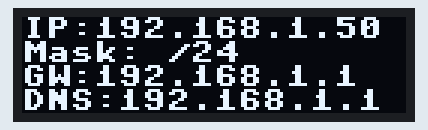
Simulated run of this program. Board: ESP8266 board running MicroPython. Parts: 128×32 one-colour display. WiFi joins after 1.5 s; values from a settings file that is not in the repository are placeholders; what the program prints to the serial console is not drawn. At 7.5 s the program stops and its outputs stay as they are.

Above: at 1.6 s.

The program:

boot_-_WITH_OLED_DISPLAY.py
```python
"""
 * The MIT License (MIT)
 *
 * Copyright (c) 2017 Chris Smolen
 *
 * Permission is hereby granted, free of charge, to any person obtaining a copy
 * of this software and associated documentation files (the "Software"), to deal
 * in the Software without restriction, including without limitation the rights
 * to use, copy, modify, merge, publish, distribute, sublicense, and/or sell
 * copies of the Software, and to permit persons to whom the Software is
 * furnished to do so, subject to the following conditions:
 *
 * The above copyright notice and this permission notice shall be included in
 * all copies or substantial portions of the Software.
 *
 * THE SOFTWARE IS PROVIDED "AS IS", WITHOUT WARRANTY OF ANY KIND, EXPRESS OR
 * IMPLIED, INCLUDING BUT NOT LIMITED TO THE WARRANTIES OF MERCHANTABILITY,
 * FITNESS FOR A PARTICULAR PURPOSE AND NONINFRINGEMENT. IN NO EVENT SHALL THE
 * AUTHORS OR COPYRIGHT HOLDERS BE LIABLE FOR ANY CLAIM, DAMAGES OR OTHER
 * LIABILITY, WHETHER IN AN ACTION OF CONTRACT, TORT OR OTHERWISE, ARISING FROM,
 * OUT OF OR IN CONNECTION WITH THE SOFTWARE OR THE USE OR OTHER DEALINGS IN
 * THE SOFTWARE.
"""
import gc
import machine
import jsonconfig  # Import jsonconfig.py file
import ssd1306
import time
import esp
esp.osdebug(None)


i2c = machine.I2C(scl=machine.Pin(5), sda=machine.Pin(4))
oled = ssd1306.SSD1306_I2C(128, 32, i2c)


def do_connect():
    config = jsonconfig.config()  # Set variable "config" to dictionary returned from jsonconfig.contig() function
    wifi_ssid = config["wifi_ssid"]  # Set variable to value of key
    wifi_pass = config["wifi_pass"]  # Set variable to value of key
    import network
    sta_if = network.WLAN(network.STA_IF)
    if not sta_if.isconnected():
        print('connecting to network...')
        oled.fill(0)
        oled.text("Connecting to network...", 0, 0)
        oled.show()
        sta_if.active(True)
        sta_if.connect(wifi_ssid, wifi_pass)
        while not sta_if.isconnected():
            machine.idle()
    print('network config:', sta_if.ifconfig())
    oled.fill(0)
    oled.text('IP:' + sta_if.ifconfig()[0], 0, 0)
    if sta_if.ifconfig()[1] == '255.255.255.0':
        oled.text('Mask: /24', 0, 8)
    oled.text('GW:' + sta_if.ifconfig()[2], 0, 16)
    oled.text('DNS:' + sta_if.ifconfig()[3], 0, 24)
    oled.show()
    time.sleep(6)


# ---End Wifi Config---

gc.collect()
do_connect()
```
